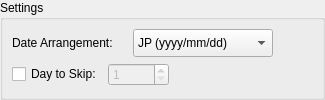
            <widget class="QWidget" name="page_7">
             <layout class="QVBoxLayout" name="verticalLayout_14">
              <property name="leftMargin">
               <number>0</number>
              </property>
              <property name="topMargin">
               <number>0</number>
              </property>
              <property name="rightMargin">
               <number>0</number>
              </property>
              <property name="bottomMargin">
               <number>0</number>
              </property>
              <item>
               <widget class="QGroupBox" name="GB_AutoLoto">
                <property name="title">
                 <string>Settings</string>
                </property>
                <layout class="QVBoxLayout" name="verticalLayout_13">
                 <item>
                  <layout class="QHBoxLayout" name="horizontalLayout_16">
                   <item>
                    <widget class="QLabel" name="label_12">
                     <property name="minimumSize">
                      <size>
                       <width>115</width>
                       <height>0</height>
                      </size>
                     </property>
                     <property name="text">
                      <string>Date Arrangement:</string>
                     </property>
                    </widget>
                   </item>
                   <item>
                    <widget class="QComboBox" name="AutoLoto_DateArrangement">
                     <property name="minimumSize">
                      <size>
                       <width>140</width>
                       <height>28</height>
                      </size>
                     </property>
                     <property name="maximumSize">
                      <size>
                       <width>140</width>
                       <height>16777215</height>
                      </size>
                     </property>
                     <item>
                      <property name="text">
                       <string>JP (yyyy/mm/dd)</string>
                      </property>
                     </item>
                     <item>
                      <property name="text">
                       <string>EU (dd/mm/yyyy)</string>
                      </property>
                     </item>
                     <item>
                      <property name="text">
                       <string>US (mm/dd/yyyy)</string>
                      </property>
                     </item>
                    </widget>
                   </item>
                   <item>
                    <spacer name="horizontalSpacer_13">
                     <property name="orientation">
                      <enum>Qt::Horizontal</enum>
                     </property>
                     <property name="sizeHint" stdset="0">
                      <size>
                       <width>40</width>
                       <height>20</height>
                      </size>
                     </property>
                    </spacer>
                   </item>
                  </layout>
                 </item>
                 <item>
                  <layout class="QHBoxLayout" name="horizontalLayout_17">
                   <item>
                    <widget class="QCheckBox" name="AutoLoto_CheckBox">
                     <property name="text">
                      <string>Day to Skip:</string>
                     </property>
                    </widget>
                   </item>
                   <item>
                    <widget class="QSpinBox" name="AutoLoto_DaysToSkip">
                     <property name="enabled">
                      <bool>false</bool>
                     </property>
                     <property name="minimum">
                      <number>1</number>
                     </property>
                     <property name="maximum">
                      <number>65535</number>
                     </property>
                     <property name="value">
                      <number>1</number>
                     </property>
                    </widget>
                   </item>
                   <item>
                    <spacer name="horizontalSpacer_14">
                     <property name="orientation">
                      <enum>Qt::Horizontal</enum>
                     </property>
                     <property name="sizeHint" stdset="0">
                      <size>
                       <width>40</width>
                       <height>20</height>
                      </size>
                     </property>
                    </spacer>
                   </item>
                  </layout>
                 </item>
                </layout>
               </widget>
              </item>
             </layout>
            </widget>
